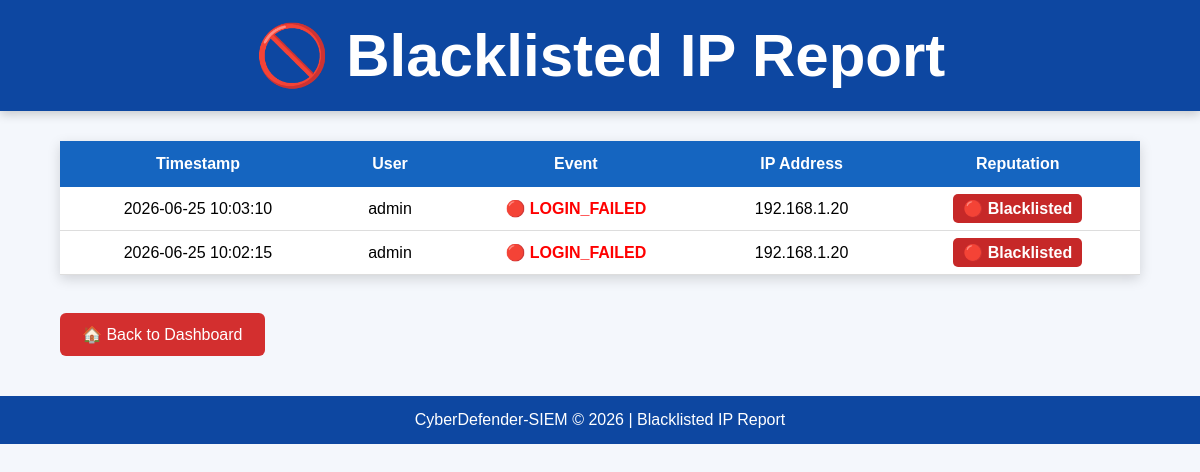
The page /blacklisted-ips on the database as committed earlier.
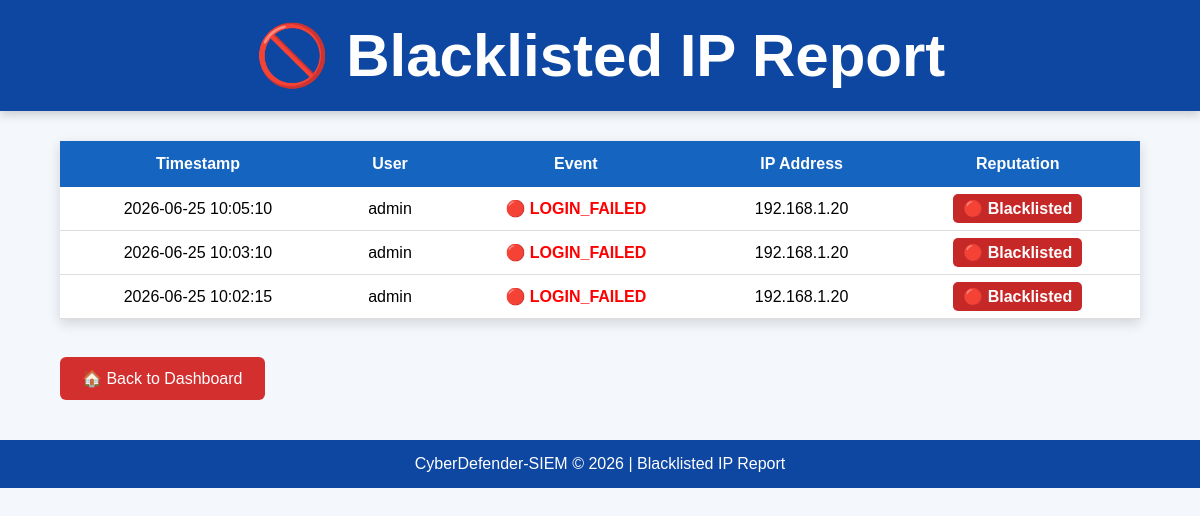
The same page on the database as committed later.
### tables this page shows
CREATE TABLE logs(
    id INTEGER PRIMARY KEY AUTOINCREMENT,
    timestamp TEXT,
    event TEXT,
    user TEXT,
    ip TEXT
);

### src/web_dashboard.py (the view)
@app.route("/blacklisted-ips")
def blacklisted_ips():
    conn = sqlite3.connect(DATABASE)
    cursor = conn.cursor()
    cursor.execute("""
        SELECT timestamp, user, event, ip
        FROM logs
        ORDER BY timestamp DESC
    """)
    rows = cursor.fetchall()
    blacklisted = []
    for row in rows:
        reputation = check_ip_reputation(row[3])
        if reputation == "Blacklisted":
            blacklisted.append((
                row[0],
                row[1],
                row[2],
                row[3],
                reputation
            ))
    conn.close()
    return render_template(
        "blacklisted_ips.html",
        blacklisted=blacklisted
    )

### src/ip_reputation.py (called while the page is built)
def check_ip_reputation(ip):
    if ip in BLACKLISTED_IPS:
        return "Blacklisted"
    elif ip in SUSPICIOUS_IPS:
        return "Suspicious"
    elif ip in TRUSTED_IPS:
        return "Trusted"
    else:
        return "Unknown"

### templates/blacklisted_ips.html (shortened to what this page needs)
<!DOCTYPE html>
<html lang="en">
<head>
    <link rel="stylesheet"
          href="{{ url_for('static', filename='css/style.css') }}">
</head>
<body>
<header>
    <h1>🚫 Blacklisted IP Report</h1>
</header>
<div class="container">
    <table>
        <thead>
            <tr>
                <th>Timestamp</th>
                <th>User</th>
                <th>Event</th>
                <th>IP Address</th>
                <th>Reputation</th>
            </tr>
        </thead>
        <tbody>
        {% for row in blacklisted %}
            <tr>
                <td>{{ row[0] }}</td>
                <td>{{ row[1] }}</td>
                <td>
                    {% if row[2] == "LOGIN_SUCCESS" %}
                        <span class="success-text">
                            🟢 LOGIN_SUCCESS
                        </span>
                    {% else %}
                        <span class="failed-text">
                            🔴 LOGIN_FAILED
                        </span>
                    {% endif %}
                </td>
                <td>{{ row[3] }}</td>
                <td>
                    <span class="blacklisted-badge">
                        🔴 Blacklisted
                    </span>
                </td>
            </tr>
        {% endfor %}
        </tbody>
    </table>
    <br>
    <a href="/" class="alerts-btn">
        🏠 Back to Dashboard
    </a>
</div>
<footer>
    <p>
        CyberDefender-SIEM © 2026 | Blacklisted IP Report
    </p>
</footer>
</body>
</html>

Rows that differ between the two databases and show on the page:
added logs: timestamp "2026-06-25 10:05:10", user "admin", event "🔴 LOGIN_FAILED", ip "192.168.1.20"
